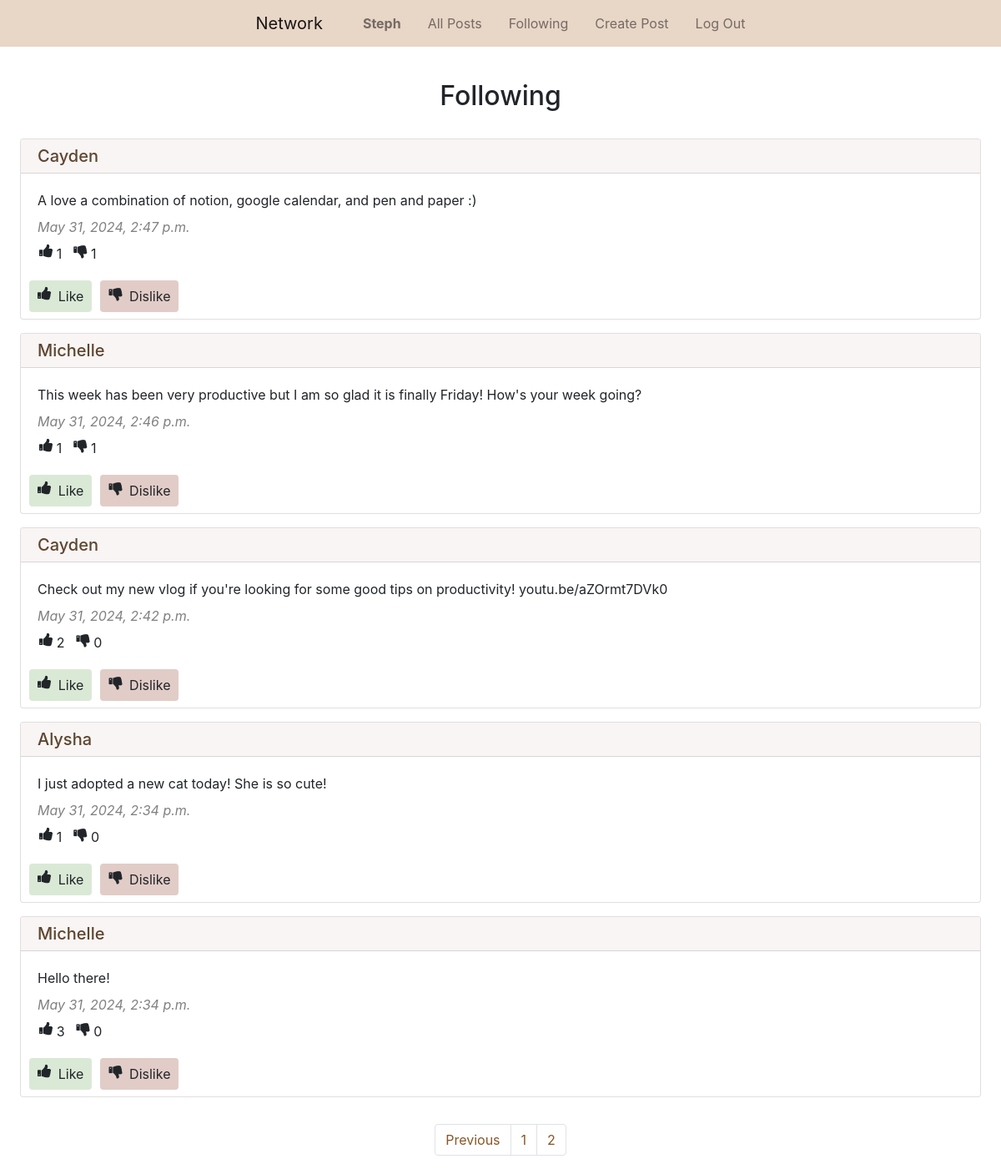
Page /following?page=2 (signed in) on the committed database.
### network/models.py (models this page shows, shortened)
class User(AbstractUser):
    pass

class Post(models.Model):
    content = models.CharField(max_length=300)
    user = models.ForeignKey(User, on_delete=models.CASCADE, related_name="post_user")
    date_time = models.DateTimeField(auto_now_add=True)

### network/views.py (the view)
# urls.py: path("following", views.following, name="following"),
@login_required
def following(request):
    following = Follow.objects.filter(user_follower=request.user)
    all_posts = Post.objects.all().order_by("id").reverse()
    following_posts = []
    for post in all_posts:
        for follow in following:
            if follow.user_following == post.user:
                following_posts.append(post)
    paginator = Paginator(following_posts, 10)
    page_number = request.GET.get("page")
    page_posts = paginator.get_page(page_number)
    return render(request, "network/following.html", {
        "page_posts": page_posts
    })

### network/templates/network/following.html (shortened to what this page needs)
{% extends "network/layout.html" %}
{% block body %}
    <h2 class="px-5 pt-4 pb-3 mt-3 text-center">Following</h2>
    {% for post in page_posts %}
        <div class="px-4 py-2">
            <div class="card">
                <h5 class="card-header bg-brown pt-2 pb-2"><a class="brownlink" href="{% url 'profile' user_id=post.user.id %}">{{ post.user.username | capfirst }}</a></h5>
                <div class="card-body">
                    <p class="card-text mt-0 mb-2" id="content_{{ post.id }}">{{ post.content }}</p>
                    <p class="card-text grey mt-2 mb-1"><i>{{ post.date_time }}</i></p>
                    <div class="row pl-3 mt-2">
                        <div class="pl-3 pr-4 row">
                            <i class="fa fa-thumbs-up" style="font-size:18px"></i>
                            <div class="px-1" id="like_count_{{ post.id }}"> {{ post.like_post.count }}</div>
                        </div>
                        <div class="pl-3 row">
                            <i class="fa fa-thumbs-down" style="font-size:18px"></i>
                            <div class="px-1" id="dislike_count_{{ post.id }}"> {{ post.dislike_post.count }}</div>
                        </div>
                    </div>
                </div>
                {% if user.is_authenticated %}
                    {% if user == post.user %}
                        <div class="d-flex justify-content-aroud pl-2 pb-2">
                            <button type="button" class="btn btn-brown" data-toggle="modal" data-target="#edit_modal">Edit</button>
                        </div>
                        <div class="modal fade" id="edit_modal" tabindex="-1" role="dialog" aria-labelledby="edit_modalLabel" aria-hidden="true">
                            <div class="modal-dialog" role="document">
                                <div class="modal-content">
                                    <div class="modal-header">
                                    <h5 class="modal-title" id="exampleModalLabel">Edit Post</h5>
                                    <button type="button" class="close" data-dismiss="modal" aria-label="Close">
                                        <span aria-hidden="true">&times;</span>
                                    </button>
                                    </div>
                                    <div class="modal-body">
                                        <h4 class="pb-2">{{ post.user.username | capfirst }}</h4>
                                        <textarea class="form-control" name="content" rows="10" id="post_content_{{ post.id }}">{{ post.content }}</textarea>
                                        <p class="pt-2"><i>{{ post.date_time }}</i></p>
                                    </div>
                                    <div class="modal-footer">
                                    <button type="button" class="btn btn-brown" data-dismiss="modal" id="close_button">Close</button>
                                    <button type="button" class="btn btn-brown" id="save_changes_button" onclick="edit({{ post.id }})" data-dismiss="modal">Save Changes</button>
                                    </div>
                                </div>
                            </div>
                        </div>
                    {% else %}
                        <div class="row pl-3">
                            {% if post.id in your_liked_post_ids %}
                                <div class="row d-flex justify-content-aroud pl-4 pb-2 pr-2">
                                    <button type="button" class="btn btn-like mr-2 px-4" onclick="like_handler({{ post.id }})">
                                        <div class="row">
                                            <i class="fa fa-thumbs-up pr-2" style="font-size:18px"></i>
                                            <div id="like_{{ post.id }}"> Remove Like </div>
                                        </div>
                                    </button>
                                </div>
                            {% else %}
                                <div class="row d-flex justify-content-aroud pl-4 pb-2 pr-2">
                                    <button type="button" class="btn btn-like mr-2 px-4" onclick="like_handler({{ post.id }})">
                                        <div class="row">
                                            <i class="fa fa-thumbs-up pr-2" style="font-size:18px"></i>
                                            <div id="like_{{ post.id }}"> Like </div>
                                        </div>
                                    </button>
                                </div>
                            {% endif %}
                            {% if post.id in your_disliked_post_ids %}
                                <div class="row d-flex justify-content-aroud pl-4 pb-2">
                                    <button type="button" class="btn btn-dislike mr-2 px-4" onclick="dislike_handler({{ post.id }})">
                                        <div class="row">
                                            <i class="fa fa-thumbs-down pr-2" style="font-size:18px"></i>
                                            <div id="dislike_{{ post.id }}"> Remove Dislike </div>
                                        </div>
                                    </button>
                                </div>
                            {% else %}
                                <div class="row d-flex justify-content-aroud pl-4 pb-2"m>
                                    <button type="button" class="btn btn-dislike mr-2 px-4" onclick="dislike_handler({{ post.id }})">
                                        <div class="row">
                                            <i class="fa fa-thumbs-down pr-2" style="font-size:18px"></i>
                                            <div id="dislike_{{ post.id }}"> Dislike </div>
                                        </div>
                                    </button>
                                </div>
                            {% endif %}
                        </div>
                    {% endif %}
                {% endif %}
            </div>
        </div>
    {% endfor %}
    <br>
    <nav aria-label="Page navigation">
        <ul class="pagination d-flex justify-content-center">
            {% if page_posts.has_previous %}
                <li class="page-item"><a class="page-link brown-text" href="?page={{ page_posts.previous_page_number }}">Previous</a></li>
            {% endif %}
            {% for i in page_posts.paginator.page_range %}
                <li class="page-item"><a class="page-link brown-text" href="?page={{ i }}">{{ i }}</a></li>
            {% endfor %}
        </ul>
      </nav>
{% endblock %}

### network/templates/network/layout.html (shortened to what this page needs)
{% load static %}
<!DOCTYPE html>
<html lang="en">
    <head>
        <link rel="stylesheet" href="https://stackpath.bootstrapcdn.com/bootstrap/4.4.1/css/bootstrap.min.css">
        <link rel="stylesheet" href="https://cdnjs.cloudflare.com/ajax/libs/font-awesome/4.7.0/css/font-awesome.min.css">
        <link href="{% static 'network/styles.css' %}" rel="stylesheet">
    </head>
    <body>
        <nav class="navbar navbar-expand-lg navbar-light bg-light justify-content-center">
            <a class="navbar-brand px-3" href="{% url 'index' %}">Network</a>
            <div>
              <ul class="navbar-nav mr-auto">
                {% if user.is_authenticated %}
                    <li class="nav-item">
                        <a class="nav-link px-3" href="{% url 'profile' user_id=user.id %}"><strong>{{ user.username | capfirst }}</strong></a>
                    </li>
                {% endif %}
                <li class="nav-item">
                  <a class="nav-link px-3" href="{% url 'index' %}">All Posts</a>
                </li>
                {% if user.is_authenticated %}
                    <li class="nav-item">
                        <a class="nav-link px-3" href="{% url 'following' %}">Following</a>
                    </li>
                    <li class="nav-item">
                        <a class="nav-link px-3" href="{% url 'create' %}">Create Post</a>
                    </li>
                    <li class="nav-item">
                        <a class="nav-link px-3" href="{% url 'logout' %}">Log Out</a>
                    </li>
                {% endif %}
              </ul>
            </div>
          </nav>
        <div class="body">
            {% block body %}
            {% endblock %}
        </div>
    </body>
</html>

### network/static/network/styles.css (style rules this page uses)
.btn-like { background-color: #dae9d6 !important; }
.btn-dislike { background-color: #e2ccc7 !important; }
.brownlink { color: #8a5626 !important; }
.brownlink { color: #5e452e !important; }
.bg-light { background-color: #e8d6c7 !important; }
.bg-brown { background-color: #f8f5f4 !important; }
.brown-text { color: #8a5626 !important; }
.grey { color: grey !important; }

### rows in the picture
User: username "Steph"
Post: user.username "Cayden", content "A love a combination of notion, google calendar, and pen and paper :)", date_time "May 31, 2024, 2:47 p.m.", like_post.count "1", dislike_post.count "1"
Post: user.username "Michelle", content "This week has been very productive but I am so glad it is finally Friday! How's your week going?", date_time "May 31, 2024, 2:46 p.m.", like_post.count "1", dislike_post.count "1"
Post: user.username "Cayden", content "Check out my new vlog if you're looking for some good tips on productivity! youtu.be/aZOrmt7DVk0", date_time "May 31, 2024, 2:42 p.m.", like_post.count "2", dislike_post.count "0"
Post: user.username "Alysha", content "I just adopted a new cat today! She is so cute!", date_time "May 31, 2024, 2:34 p.m.", like_post.count "1", dislike_post.count "0"
Post: user.username "Michelle", content "Hello there!", date_time "May 31, 2024, 2:34 p.m.", like_post.count "3", dislike_post.count "0"

### other values in the picture
{{ i }} "1" "2"
